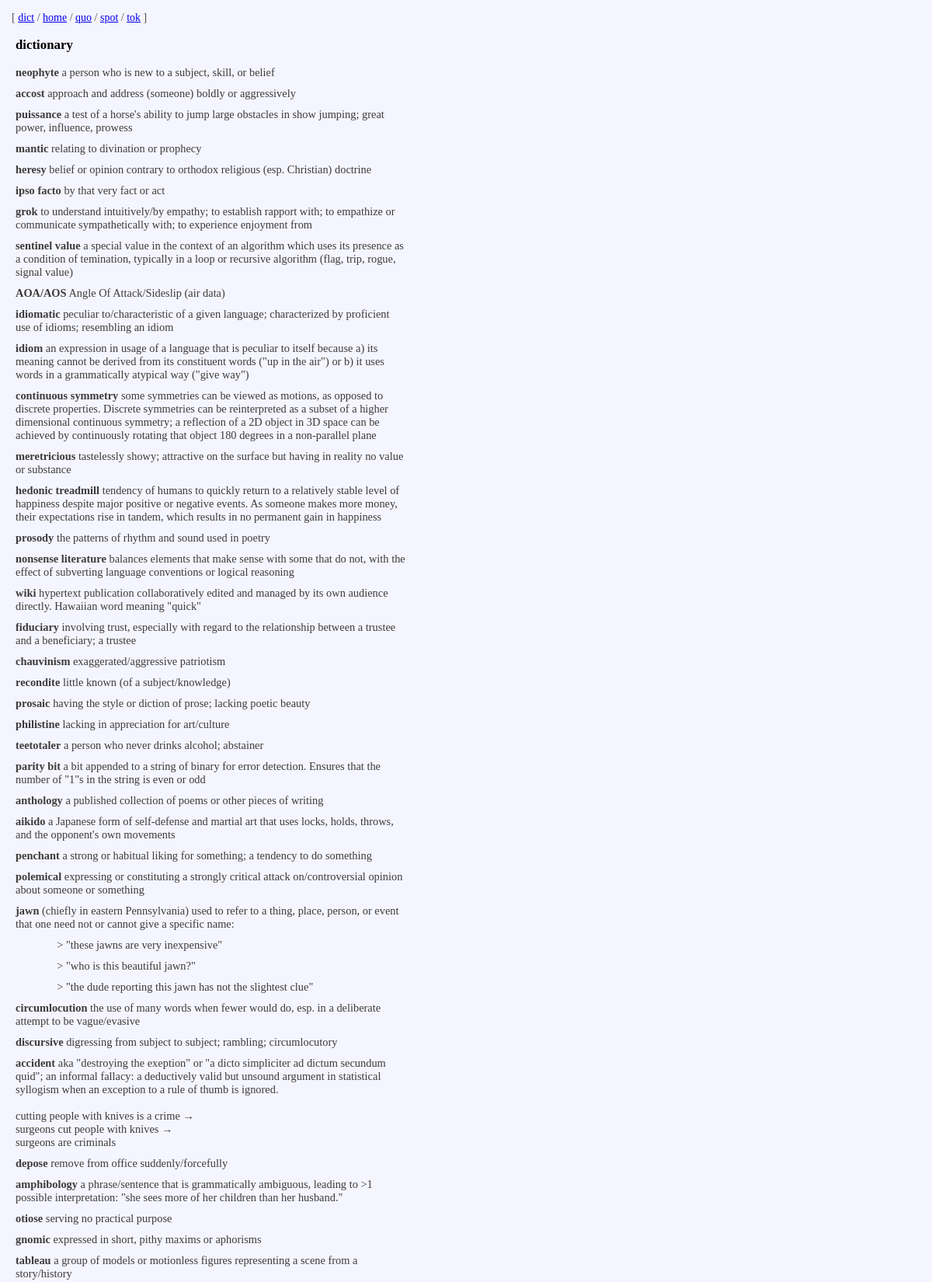
Page /public/dict.php (upper part) on the committed database.
### tables this page shows
CREATE TABLE dict (
id integer primary key autoincrement,
date date default current_timestamp,
term text not null,
defn text not null );

### database.php (called while the page is built, shortened)
<?php
function read_dict($pdo) {
    $stmt = $pdo->prepare("SELECT * FROM dict;");
    $stmt->execute();
    return $stmt->fetchAll();
}
?>

### public/dict.php (the view, shortened to what this page needs)
<!DOCTYPE html>
<html lang="en">
  <head>
    <link rel="stylesheet" href="/static/style.css" type="text/css">
  </head>
  <body>
    <?php include "nav.php"; ?>
    <main>
      <h3>dictionary</h3>
      <ul id='dict'><?php
        include "database.php";
        $pdo = new PDO($DB_PATH);
        $dict = read_dict($pdo);
        foreach ($dict as $row) {
          echo "<li title='[".$row["id"]."] ".$row["date"]."'>"
              ."<b>".$row["term"]."</b> "
              .$row["defn"]."</li>";
        }
      ?></ul>
    </main>
  </body>
</html>

### nav.php (shortened to what this page needs)
<div id='nav'><?php
    $me = $_SERVER["SCRIPT_NAME"];
    $i = 0;
    echo "[ ";
    foreach (glob("*.php") as $filename) {
      if ($i) echo " / ";
      $fn = substr($filename, 0, -4);
      if ("/$filename" == "$me")
        echo "<a id='c'>$fn</a>";
      else
        echo "<a href='$filename'>$fn</a>";
      $i += 1;
    }
    echo " ]";
?></div>

### static/style.css (style rules this page uses)
html { box-sizing: border-box; font-family: "Verdana"; font-size: 0.9em; color: #3c3c3c; background-color: #f5f5ff; quotes: "\201D" "\201D"; }
body { margin: 0; }
main { max-width: 70ch; margin: 10px 20px; }

### public/dict.php (style rules this page uses)
h3 { color: black; }
ul#dict { list-style-type: none; margin: 0; padding: 0; }
ul li { margin-bottom: 10px; }
ul ul li { list-style-type: '> '; margin: 10px 0 0 25px; }

### nav.php (style rules this page uses)
div#nav { margin: 15px; color: #515151; font-size: 14px; }

### rows in the picture
dict: term "neophyte", defn "a person who is new to a subject, skill, or belief"
dict: term "accost", defn "approach and address (someone) boldly or aggressively"
dict: term "puissance", defn "a test of a horse's ability to jump large obstacles in show jumping; great power, influence, prowess"
dict: term "mantic", defn "relating to divination or prophecy"
dict: term "heresy", defn "belief or opinion contrary to orthodox religious (esp. Christian) doctrine"
dict: term "ipso facto", defn "by that very fact or act"
dict: term "grok", defn "to understand intuitively/by empathy; to establish rapport with; to empathize or communicate sympathetically with; to experience enjoyment from"
dict: term "sentinel value", defn "a special value in the context of an algorithm which uses its presence as a condition of temination, typically in a loop or recursive algorithm (flag, trip, rogue, signal value)"
dict: term "AOA/AOS", defn "Angle Of Attack/Sideslip (air data)"
dict: term "idiomatic", defn "peculiar to/characteristic of a given language; characterized by proficient use of idioms; resembling an idiom"
dict: term "idiom", defn "an expression in usage of a language that is peculiar to itself because a) its meaning cannot be derived from its constituent words (\"up in the air\") or b) it uses words in a grammatically atypical way (\"give way\")"
dict: term "continuous symmetry", defn "some symmetries can be viewed as motions, as opposed to discrete properties. Discrete symmetries can be reinterpreted as a subset of a higher dimensional continuous symmetry; a reflection of a 2D object in 3D space can be achieved by continuously rotating that object 180 degrees in a non-parallel plane"
dict: term "meretricious", defn "tastelessly showy; attractive on the surface but having in reality no value or substance"
dict: term "hedonic treadmill", defn "tendency of humans to quickly return to a relatively stable level of happiness despite major positive or negative events. As someone makes more money, their expectations rise in tandem, which results in no permanent gain in happiness"
dict: term "prosody", defn "the patterns of rhythm and sound used in poetry"
dict: term "nonsense literature", defn "balances elements that make sense with some that do not, with the effect of subverting language conventions or logical reasoning"
dict: term "wiki", defn "hypertext publication collaboratively edited and managed by its own audience directly. Hawaiian word meaning \"quick\""
dict: term "fiduciary", defn "involving trust, especially with regard to the relationship between a trustee and a beneficiary; a trustee"
dict: term "chauvinism", defn "exaggerated/aggressive patriotism"
dict: term "recondite", defn "little known (of a subject/knowledge)"
dict: term "prosaic", defn "having the style or diction of prose; lacking poetic beauty"
dict: term "philistine", defn "lacking in appreciation for art/culture"
dict: term "teetotaler", defn "a person who never drinks alcohol; abstainer"
dict: term "parity bit", defn "a bit appended to a string of binary for error detection. Ensures that the number of \"1\"s in the string is even or odd"
dict: term "anthology", defn "a published collection of poems or other pieces of writing"
dict: term "aikido", defn "a Japanese form of self-defense and martial art that uses locks, holds, throws, and the opponent's own movements"
dict: term "penchant", defn "a strong or habitual liking for something; a tendency to do something"
dict: term "polemical", defn "expressing or constituting a strongly critical attack on/controversial opinion about someone or something"
dict: term "jawn", defn "(chiefly in eastern Pennsylvania) used to refer to a thing, place, person, or event that one need not or cannot give a specific name: \"these jawns are very inexpensive\" \"who is this beautiful jawn?\" \"the dude reporting this jawn has not the slightest clue\""
dict: term "circumlocution", defn "the use of many words when fewer would do, esp. in a deliberate attempt to be vague/evasive"
dict: term "discursive", defn "digressing from subject to subject; rambling; circumlocutory"
dict: term "accident", defn "aka \"destroying the exeption\" or \"a dicto simpliciter ad dictum secundum quid\"; an informal fallacy: a deductively valid but unsound argument in statistical syllogism when an exception to a rule of thumb is ignored. cutting people with knives is a crime → surgeons cut people with knives → surgeons are criminals"
dict: term "depose", defn "remove from office suddenly/forcefully"
dict: term "amphibology", defn "a phrase/sentence that is grammatically ambiguous, leading to >1 possible interpretation: \"she sees more of her children than her husband.\""
dict: term "otiose", defn "serving no practical purpose"
dict: term "gnomic", defn "expressed in short, pithy maxims or aphorisms"
dict: term "tableau", defn "a group of models or motionless figures representing a scene from a story/history"

### other values in the picture
$fn "dict"
$fn "home"
$fn "quo"
$fn "spot"
$fn "tok"
